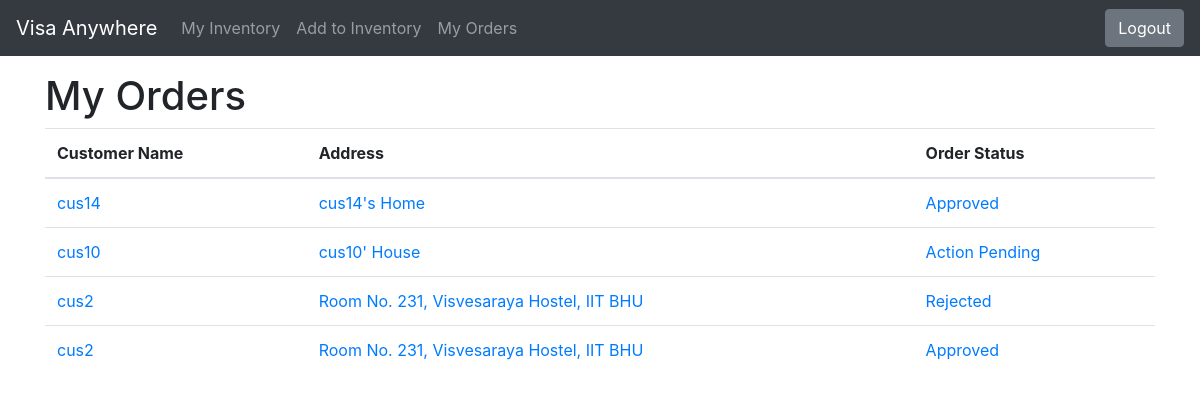
Page /shop/mer_order_list/ (signed in) on the earlier database version.
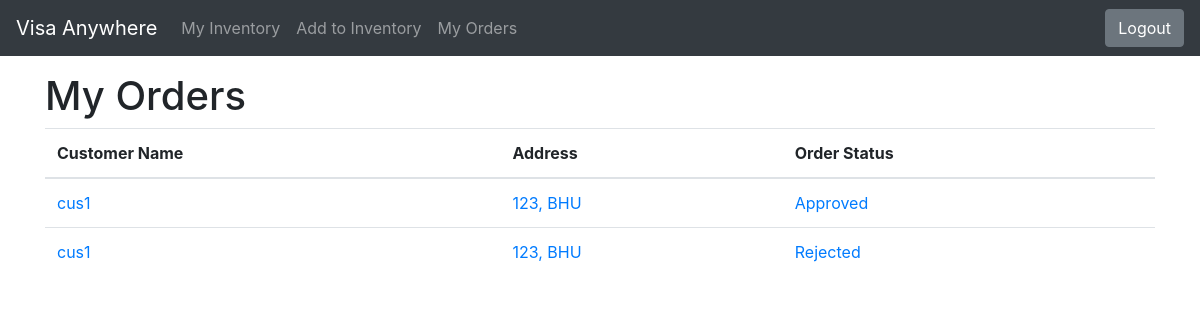
Same page on the later database version.
### shop/models.py (models this page shows, shortened)
class Order(models.Model):
    order_id=models.AutoField(primary_key=True)
    items_json=models.CharField(max_length=5000)
    user = models.ForeignKey('UserRegistration', on_delete=models.CASCADE, null = True, related_name='usernames')
    is_delivery = models.BooleanField(default = False, blank = True)
    time = models.DateTimeField(null=True)
    est_time = models.DateTimeField(null=True)
    order_status = models.CharField(max_length=50, default="Action Pending", null=True)
    merchant = models.ForeignKey('UserRegistration', on_delete = models.CASCADE, null =True,related_name='merchant')

class UserRegistration(models.Model):
    user = models.OneToOneField(User,on_delete=models.CASCADE)
    is_merchant = models.BooleanField(default = False, blank = True)
    address = models.CharField(max_length=500)
    zipcode = models.CharField(max_length=6)
    phone = models.CharField(max_length=10)
    city = models.CharField(max_length=50)
    name = models.CharField(max_length=50, null = True)
    state = models.CharField(max_length=50)
    house_no = models.CharField(max_length=50, null = True)
    area = models.CharField(max_length=100, null = True)

### shop/views.py (the view)
# urls.py: path('mer_order_list/',views.mer_order_list, name='mer_order_list'),
@login_required
def mer_order_list(request):
    merchant = UserRegistration.objects.filter(user_id=request.user.id).first()
    orders = Order.objects.filter(merchant_id=merchant.id).order_by('-time')
    return render(request, 'shop/mer_order_list.html', {'orders': orders})

### shop/templates/shop/mer_order_list.html (shortened to what this page needs)
<!doctype html>
<html lang="en">
<head>
    <link rel="stylesheet" href="https://stackpath.bootstrapcdn.com/bootstrap/4.2.1/css/bootstrap.min.css">
</head>
  <body>
    <nav class="navbar navbar-expand-lg navbar-dark bg-dark">
        <a class="navbar-brand" href="/shop">Visa Anywhere</a>
        <div class="collapse navbar-collapse" id="navbarSupportedContent">
          <ul class="navbar-nav mr-auto">
            <li class="nav-item">
              <a class="nav-link" href="/shop">My Inventory <span class="sr-only">(current)</span></a>
            </li>
            <li class="nav-item">
              <a class="nav-link" href="{% url 'shop:product_add' %}">Add to Inventory</a>
            </li>
            <li class="nav-item">
              <a class="nav-link" href="{% url 'shop:mer_order_list' %}">My Orders</a>
            </li>
          </ul>
      {% if user.is_authenticated %}
      <a href="{% url 'shop:logout' %}"><button class="btn btn-secondary" type="button">Logout</button></a>
      {% else %}
      <a href="{% url 'shop:login' %}"><button type="button" class="btn btn-secondary">Log In</button></a>
      {% endif %}
        </div>
      </nav>
<div class="container my-3">
    <h1>My Orders</h1>
    <table class="table table-hover">
        <thead>
          <tr>
            <th scope="col">Customer Name</th>
            <th scope="col">Address</th>
            <th scope="col">Order Status</th>
          </tr>
        </thead>
        <tbody>
          {% for x in orders %}
                <tr>
                    <td><a href="{% url 'shop:mer_order_detail' x.order_id %}">{{x.user.name}}</a></td>
                    <td><a href="{% url 'shop:mer_order_detail' x.order_id %}">{{x.user.address}}</a></td>
                    <td><a href="{% url 'shop:mer_order_detail' x.order_id %}">{{x.order_status}}</a></td>
                  </tr>
            {% endfor %}
        </tbody>
      </table>
    </div>
</body>
</html>

Differences in the rows shown:
removed Order: user.name "cus14", user.address "cus14's Home", order_status "Approved"
removed Order: user.name "cus10", user.address "cus10' House", order_status "Action Pending"
removed Order: user.name "cus2", user.address "Room No. 231, Visvesaraya Hostel, IIT BHU", order_status "Rejected"
removed Order: user.name "cus2", user.address "Room No. 231, Visvesaraya Hostel, IIT BHU", order_status "Approved"
added Order: user.name "cus1", user.address "123, BHU", order_status "Approved"
added Order: user.name "cus1", user.address "123, BHU", order_status "Rejected"
